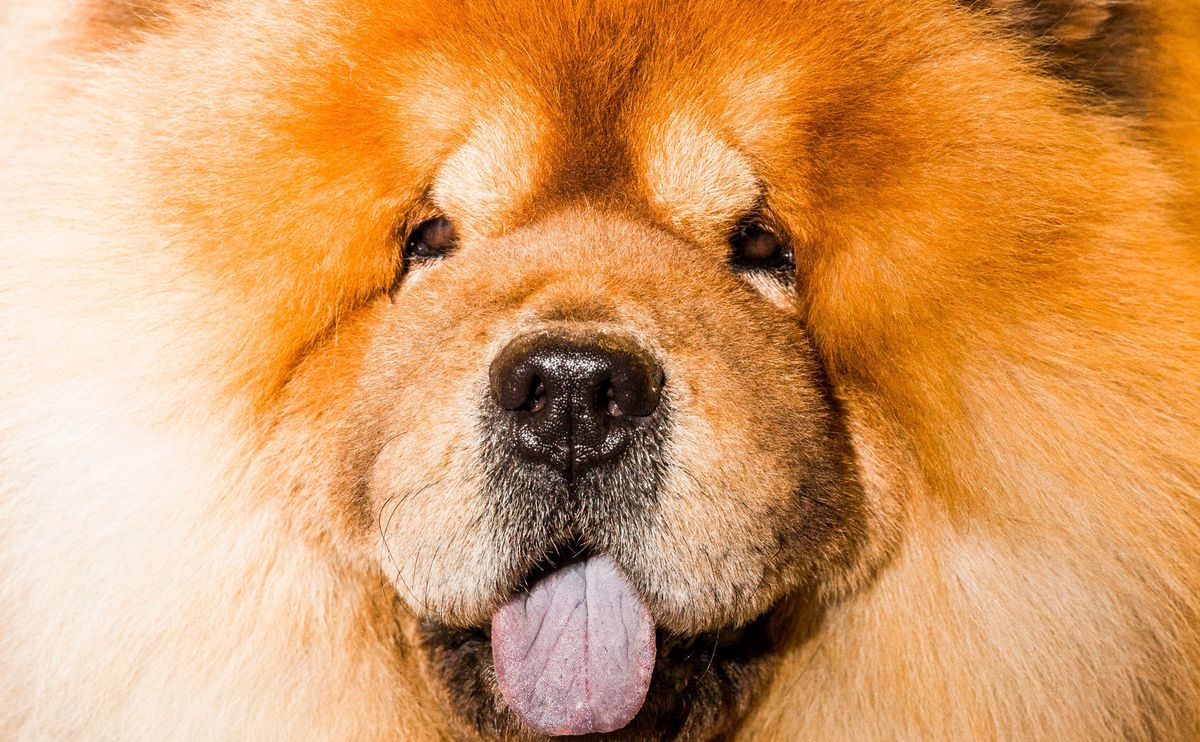
#> input picture data/masked/1.jpg, 1200 x 742 px; its folder holds only this picture in this run
$ python consolidate_doggy_region.py
#> lines starting #> are read from the running program, lines starting #| are printed output that depends on the picture
import cv2
from glob import glob
import os
import numpy as np


def resize_image(img_pth, desired_size=1000):

    img = cv2.imread(img_pth)

    # old_size is in (height, width) format
    old_size = img.shape[:2]

    # new_size should be in (width, height) format
    ratio = float(desired_size) / max(old_size)
    new_size = tuple([int(x * ratio) for x in old_size])

    # resize image
    img = cv2.resize(img, (new_size[1], new_size[0]))

    # calculate padding
    delta_w = desired_size - new_size[1]
    delta_h = desired_size - new_size[0]
    top, bottom = delta_h // 2, delta_h - (delta_h // 2)
    left, right = delta_w // 2, delta_w - (delta_w // 2)

    color = [0, 0, 0]
    new_img = cv2.copyMakeBorder(
        img, top, bottom, left, right, cv2.BORDER_CONSTANT, value=color
    )

    return new_img


# define a function for horizontally
# concatenating images of different
# heights
def hconcat_resize(img_list, interpolation=cv2.INTER_CUBIC):
    # take minimum hights
    h_min = min(img.shape[0] for img in img_list)

    # image resizing
    im_list_resize = [
        cv2.resize(
            img,
            (int(img.shape[1] * h_min / img.shape[0]), h_min),
            interpolation=interpolation,
        )
        for img in img_list
    ]

    # return final image
    return cv2.hconcat(im_list_resize)


# define a function for vertically
# concatenating images of different
# widths
def vconcat_resize(img_list, interpolation=cv2.INTER_CUBIC):
    # take minimum width
    w_min = min(img.shape[1] for img in img_list)

    # resizing images
    im_list_resize = [
        cv2.resize(
            img,
            (w_min, int(img.shape[0] * w_min / img.shape[1])),
            interpolation=interpolation,
        )
        for img in img_list
    ]
    # return final image
    return cv2.vconcat(im_list_resize)


# define a function for concatenating
# images of different sizes in
# vertical and horizontal tiles
def concat_tile_resize(list_2d, interpolation=cv2.INTER_CUBIC):
    # function calling for every
    # list of images
    img_list_v = [
        hconcat_resize(list_h, interpolation=cv2.INTER_CUBIC) for list_h in list_2d
    ]

    # return final image
    return vconcat_resize(img_list_v, interpolation=cv2.INTER_CUBIC)


# list of image directories
dir_list = sorted(
    glob("data/masked/*"),
    key=lambda x: int(os.path.splitext(os.path.basename(x))[0]),
)

# turn dir list into 2d dir list
dir_stack = [dir_list[i : i + 4] for i in range(0, len(dir_list), 4)]

# create image stack
image_stack = [[resize_image(img) for img in h_list] for h_list in dir_stack]
#> in resize_image, img is the input picture: shape (742, 1200, 3); mean B, G, R 100.8, 156.2, 213.4
#> in resize_image, `new_img = cv2.copyMakeBorder( img, top, bottom, left, right, cv2.BORDE..`:
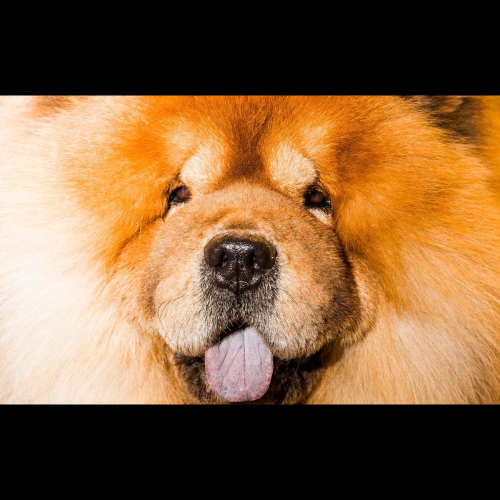
#> new_img: shape (1000, 1000, 3) (shown at 1/2 size); mean B, G, R 62.2, 96.4, 131.8
#> image_stack = 1 item

image = concat_tile_resize(image_stack)
#> in vconcat_resize, `w_min = min(img.shape[1] for img in img_list)`: w_min = 1000
#> in vconcat_resize, `im_list_resize = [ cv2.resize( img, (w_min, int(img.shape[0] * w_min /..`: im_list_resize = 1 item

# saved collate image
# cv2.imwrite("Collated Image", image)

cv2.imshow("result", image)
cv2.waitKey(0)
cv2.imwrite("collage.png", image)

$ run again, on data/masked/2.jpg
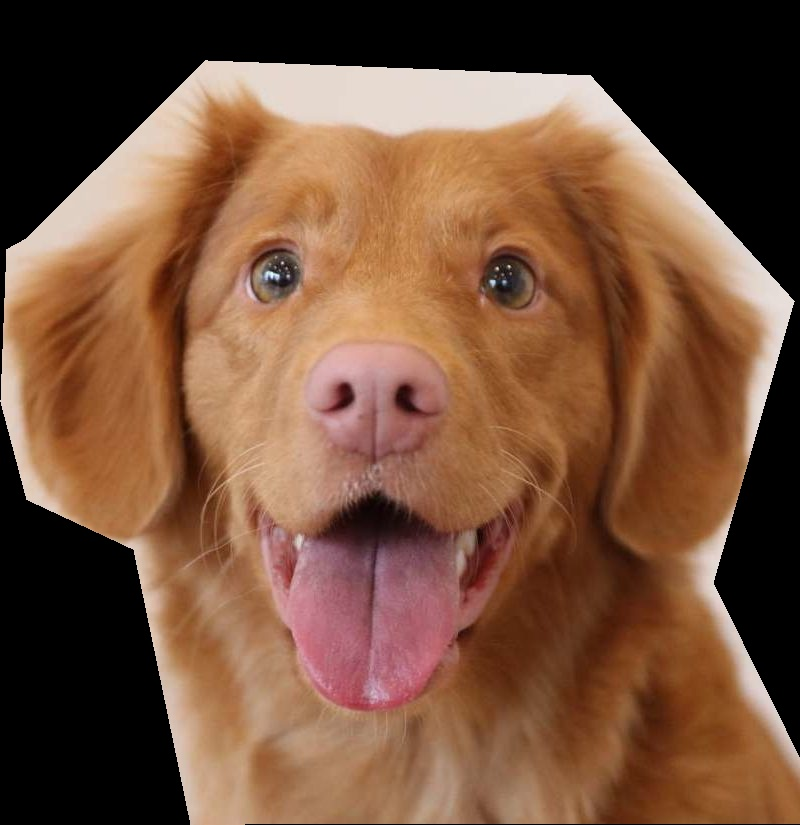
#> input picture data/masked/2.jpg, 800 x 825 px
#> in resize_image, img is the input picture: shape (825, 800, 3); mean B, G, R 60.1, 82.4, 119
#> img: shape (1000, 969, 3)
#> in resize_image, `new_img = cv2.copyMakeBorder( img, top, bottom, left, right, cv2.BORDE..`:
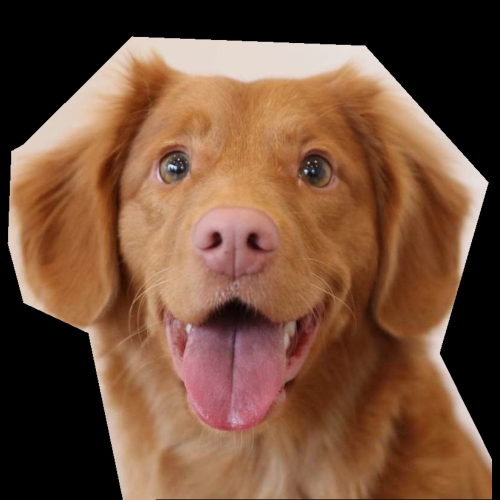
#> new_img: shape (1000, 1000, 3) (shown at 1/2 size); mean B, G, R 58.1, 79.8, 115.2
#> image_stack = 1 item
#> w_min = 1000
#> im_list_resize = 1 item

$ run again, on data/masked/21.jpg
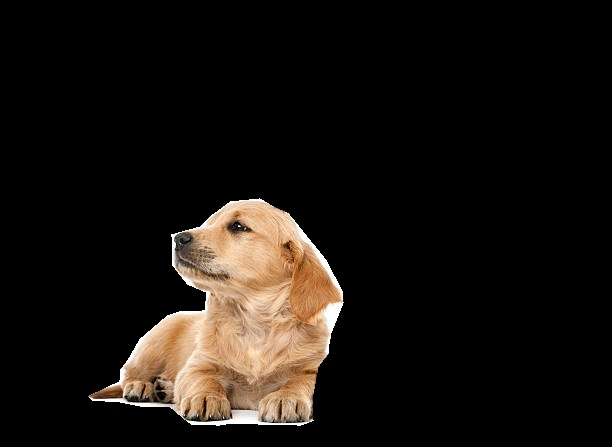
#> input picture data/masked/21.jpg, 612 x 447 px
#> in resize_image, img is the input picture: shape (447, 612, 3); mean B, G, R 15.8, 20.2, 25.2
#> img: shape (730, 1000, 3)
#> in resize_image, `new_img = cv2.copyMakeBorder( img, top, bottom, left, right, cv2.BORDE..`:
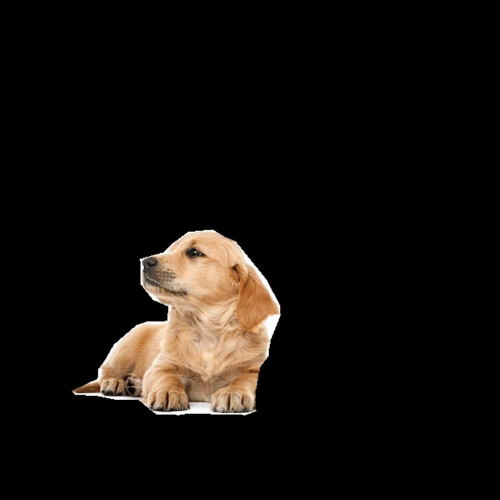
#> new_img: shape (1000, 1000, 3) (shown at 1/2 size); mean B, G, R 11.5, 14.7, 18.3
#> image_stack = 1 item
#> w_min = 1000
#> im_list_resize = 1 item

$ run again, on data/masked/22.jpg
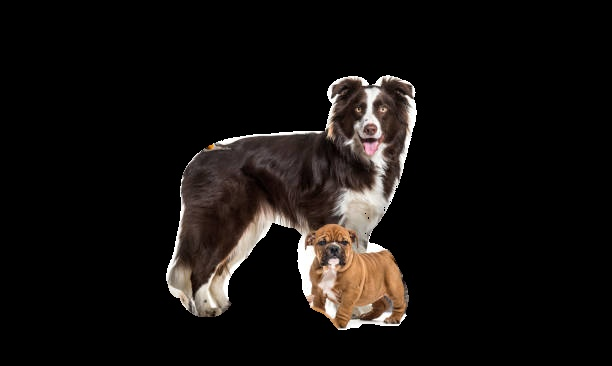
#> input picture data/masked/22.jpg, 612 x 366 px
#> in resize_image, img is the input picture: shape (366, 612, 3); mean B, G, R 15.1, 17, 20.4
#> img: shape (598, 1000, 3)
#> in resize_image, `new_img = cv2.copyMakeBorder( img, top, bottom, left, right, cv2.BORDE..`:
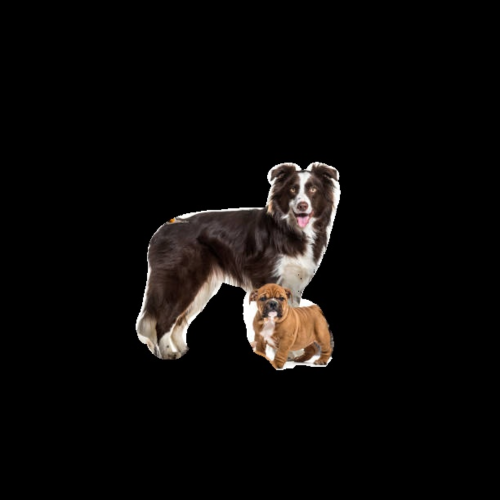
#> new_img: shape (1000, 1000, 3) (shown at 1/2 size); mean B, G, R 9, 10.1, 12.2
#> image_stack = 1 item
#> w_min = 1000
#> im_list_resize = 1 item

$ run again, on data/masked/10.jpg
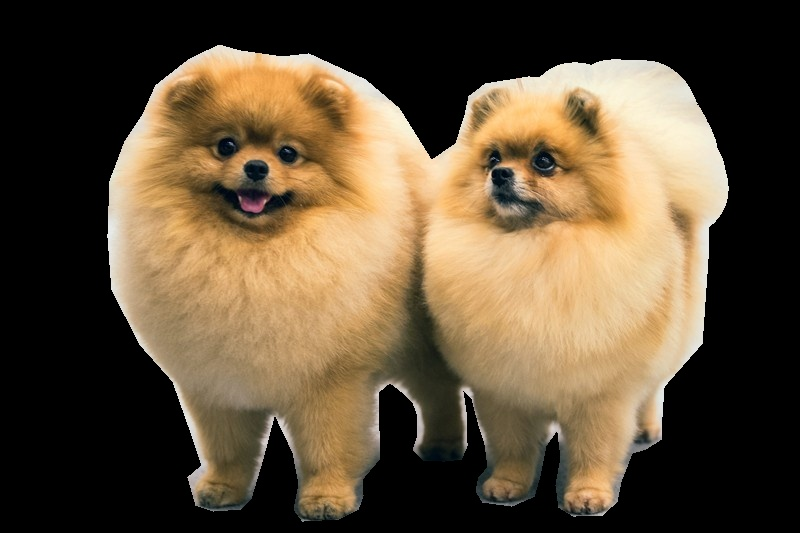
#> input picture data/masked/10.jpg, 800 x 533 px
#> in resize_image, img is the input picture: shape (533, 800, 3); mean B, G, R 57.5, 80.2, 96.9
#> img: shape (666, 1000, 3)
#> in resize_image, `new_img = cv2.copyMakeBorder( img, top, bottom, left, right, cv2.BORDE..`:
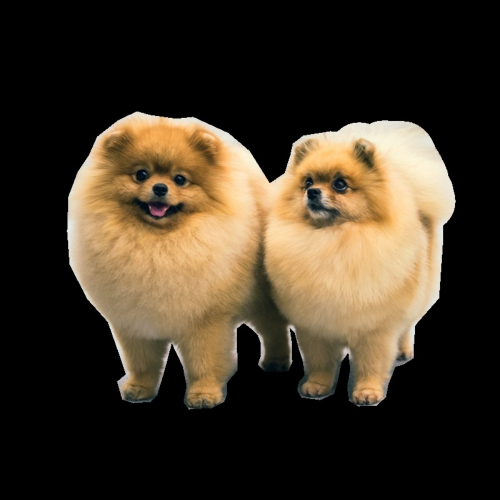
#> new_img: shape (1000, 1000, 3) (shown at 1/2 size); mean B, G, R 38.3, 53.3, 64.5
#> image_stack = 1 item
#> w_min = 1000
#> im_list_resize = 1 item
